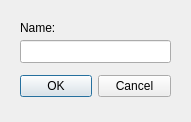
<?xml version="1.0" encoding="UTF-8"?>
<ui version="4.0">
 <class>Profile</class>
 <widget class="QDialog" name="Profile">
  <property name="geometry">
   <rect>
    <x>0</x>
    <y>0</y>
    <width>191</width>
    <height>122</height>
   </rect>
  </property>
  <property name="sizePolicy">
   <sizepolicy hsizetype="Fixed" vsizetype="Fixed">
    <horstretch>0</horstretch>
    <verstretch>0</verstretch>
   </sizepolicy>
  </property>
  <property name="windowTitle">
   <string>Dialog</string>
  </property>
  <widget class="QDialogButtonBox" name="buttonBox">
   <property name="geometry">
    <rect>
     <x>20</x>
     <y>70</y>
     <width>151</width>
     <height>32</height>
    </rect>
   </property>
   <property name="orientation">
    <enum>Qt::Horizontal</enum>
   </property>
   <property name="standardButtons">
    <set>QDialogButtonBox::Cancel|QDialogButtonBox::Ok</set>
   </property>
  </widget>
  <widget class="QLineEdit" name="m_linedit_editname">
   <property name="geometry">
    <rect>
     <x>20</x>
     <y>40</y>
     <width>151</width>
     <height>23</height>
    </rect>
   </property>
  </widget>
  <widget class="QLabel" name="m_lbl_name">
   <property name="geometry">
    <rect>
     <x>20</x>
     <y>20</y>
     <width>47</width>
     <height>16</height>
    </rect>
   </property>
   <property name="text">
    <string>Name:</string>
   </property>
  </widget>
 </widget>
 <resources/>
 <connections>
  <connection>
   <sender>buttonBox</sender>
   <signal>accepted()</signal>
   <receiver>Profile</receiver>
   <slot>accept()</slot>
   <hints>
    <hint type="sourcelabel">
     <x>248</x>
     <y>254</y>
    </hint>
    <hint type="destinationlabel">
     <x>157</x>
     <y>274</y>
    </hint>
   </hints>
  </connection>
  <connection>
   <sender>buttonBox</sender>
   <signal>rejected()</signal>
   <receiver>Profile</receiver>
   <slot>reject()</slot>
   <hints>
    <hint type="sourcelabel">
     <x>316</x>
     <y>260</y>
    </hint>
    <hint type="destinationlabel">
     <x>286</x>
     <y>274</y>
    </hint>
   </hints>
  </connection>
 </connections>
</ui>
